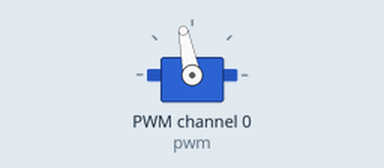
Recording of a program running on a simulated Raspberry Pi (BCM pin numbers). Shown: servo. The clock reads 2024-03-15 10:24:30 at power-on unless the program sets it; servo angles are drawn from the pulse width (0.5 ms = 0°, 2.5 ms = 180°).

Above: at 0.1 s.
At 9.1 s:
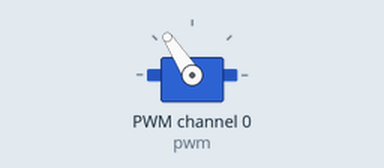
At 19.1 s:
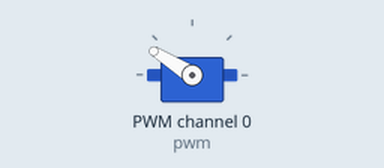
At 38.1 s:
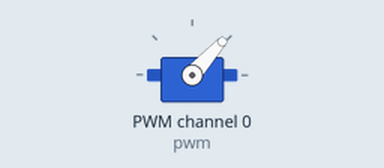
Timing chart, 0 to 40.0 s (numbered marks = the images above):
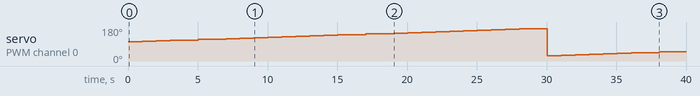

The program:

servoClock.py
```python
#!/usr/bin/python

from Adafruit_PWM_Servo_Driver import PWM
import time
from datetime import datetime

# ===========================================================================
# Example Code
# ===========================================================================

# Initialise the PWM device using the default address
# bmp = PWM(0x40, debug=True)
pwm = PWM(0x40, debug=True)

pwm.setPWMFreq(60)                        # Set frequency to 60 Hz

while (True):
	seconds = datetime.now().second
	#scale
	moveTo = 200 + seconds*400/60
	pwm.setPWM(0, 0, moveTo)
	time.sleep(1)
```

Measured:
- by itself, servo on PWM channel 0 (pwm): 101° → 104° at 1.0 s, → 106° 1.0 s later, → 109° 1.0 s later, → 111° 1.0 s later, … (39 changes in this stretch)
